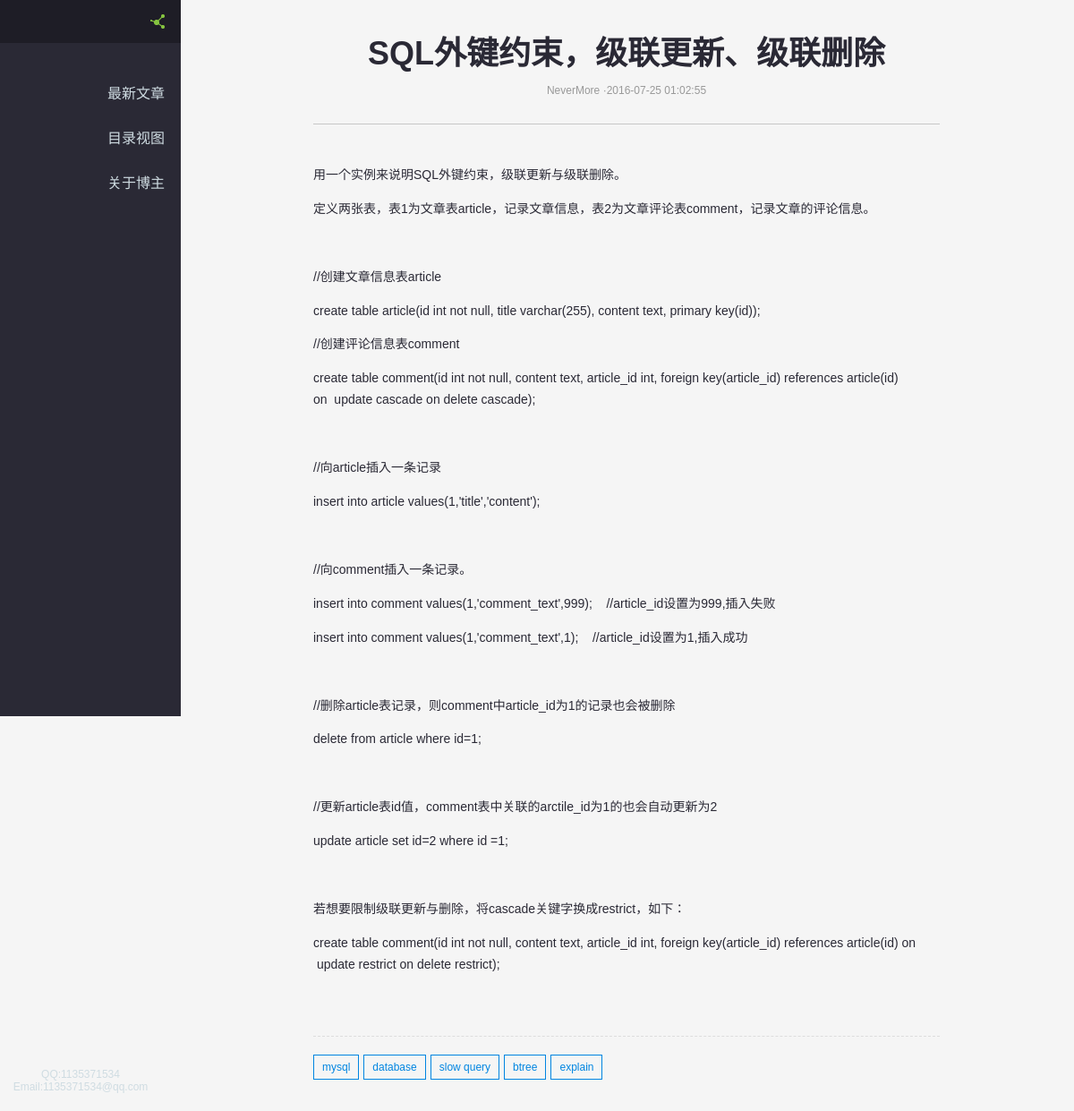
/blogDetail.php?id=12, run on the app's committed database.
### tables this page shows
CREATE TABLE IF NOT EXISTS `blog` (
  `id` int(11) NOT NULL AUTO_INCREMENT,
  `title` varchar(255) DEFAULT NULL,
  `content` text,
  `author` varchar(50) DEFAULT NULL,
  `type_id` int(11) DEFAULT NULL,
  `publishdate` datetime DEFAULT NULL,
  `modifydate` datetime DEFAULT NULL,
  `read_count` int(11) DEFAULT '0',
  PRIMARY KEY (`id`),
  UNIQUE KEY `id` (`id`)
);

### src/blogDetailEx.php (the view, shortened to what this page needs)
<?php
	$param = $_SERVER["QUERY_STRING"];
	$arrParam = split("=", $param);
	$blogID = $arrParam[1];
    $q = "SELECT title,modifydate,content FROM blog where id=$blogID";
    $rs = mysql_query($q);
    while($row = mysql_fetch_array($rs)){
		echo "<article id=\"id-blogDetail\" class=\"detail_post\"><header class=\"article__title\"><h1 class=\"title\">";
		echo "$row[0]";
		echo "</h1><p class=\"info\"><span class=\"nick\">NeverMore</span><span class=\"Separate\"> ·</span><span class=\"date\">";
		echo "$row[1]";
		echo "</span></p></header><div class=\"article__content\">";
		echo "$row[2]";
		echo "</div><footer class=\"article__footer\"><div class=\"meta article__meta\"><a href=\"#\" class=\"tag\"><span class=\"tag_name\">mysql</span></a><a href=\"#\" class=\"tag\"><span class=\"tag_name\">database</span></a><a href=\"#\" class=\"tag\"><span class=\"tag_name\">slow query</span></a><a href=\"/tag/btree\" class=\"tag\"><span class=\"tag_name\">btree</span></a><a href=\"#\" class=\"tag\"><span class=\"tag_name\">explain</span></a></div>
		<div class=\"qr_code_btn_container\">
		</div></footer></article>";
		break;
	}
?>

### src/css/index.css (style rules this page uses)
* { padding: 0; margin: 0; }
html { font-size: 100px; font-family: 'Hiragino Sans GB', "Microsoft Yahei", "微软雅黑", sans-serif; }
body { text-align:center;font-size:12px;font-family:Arial,Console,Verdana,Courier New; }
a { color:#2a2935; text-decoration:none; }
article { text-align:left; }
#post_detail .detail_post { margin: 0 0.1rem; }
#post_detail .detail_post .article__title { text-align: center; padding-top: 0.3rem; }
#post_detail .detail_post .article__title:after { content: ''; display: block; border-bottom: 1px solid #999999; -webkit-transform: scale(1, 0.5); transform: scale(1, 0.5); margin-top: 0.3rem; }
#post_detail .detail_post .article__title .title { font-size: 0.18rem; color: #2A2935; }
@media (min-width: 768px) { #post_detail .detail_post .article__title .title { font-size: 0.36rem; } }
#post_detail .detail_post .article__title .info { margin-top: 0.12rem; font-size: 0.12rem; color: #999999; }
#post_detail .detail_post .article__content { color: #444; font-size: 0.12rem; line-height: 2em; padding: 0.3rem 0; max-width: 100%; border-bottom: 1px dashed #DDD; word-break: normal; }
#post_detail .detail_post .article__content p { margin: 1em 0; color: #2A2935; font-size: 1.16em; word-wrap: break-word; }
#post_detail .detail_post .article__footer { font-size: 0; margin-bottom: 0.2rem; }
#post_detail .detail_post .article__footer .article__meta { margin-top: 0.15rem; }
#post_detail .detail_post .article__footer .article__meta .tag { text-decoration: none; font-size: 0.1rem; line-height: 0.12rem; color: #0085E1; display: inline-block; border: 1px solid #0085E1; padding: 0.07rem 0.09rem; margin-right: 0.05rem; margin-top: 0.05rem; }
@media (min-width: 768px) { #post_detail .detail_post .article__footer .article__meta .tag { font-size: 0.12rem; } }
@media (min-width: 768px) { #post_detail .detail_post { margin: 0 0.5rem; } }
@media (min-width: 1080px) { #post_detail .detail_post { margin: 0 0.5rem; } }
@media (min-width: 768px) { html { font-size: 100px; } }
.pg-index, .pg-tag, .pg-archives, .pg-default { background-color: #F5F5F5 ; }

### data on the page
blog: title "SQL外键约束，级联更新、级联删除", modifydate "2016-07-25 01:02:55", content "用一个实例来说明SQL外键约束，级联更新与级联删除。 定义两张表，表1为文章表article，记录文章信息，表2为文章评论表comment，记录文章的评论信息。 //创建文章信息表article create table article(id int not null, title varchar(255), content text, primary key(id)); //创建评论信息表comment create table comment(id int not null, content text, article_id int, foreign key(article_id) references article(id) on update cascade on delete cascade); //向article插入一条记录 insert into article values(1,'title','content'); //向comment插入一条记录。 insert into comment values(1,'comment_text',999); //article_id设置为999,插入失败 insert into comment values(1,'comment_text',1); //article_id设置为1,插入成功 //删除article表记录，则comment中article_id为1的记录也会被删除 delete from article where id=1;…"
